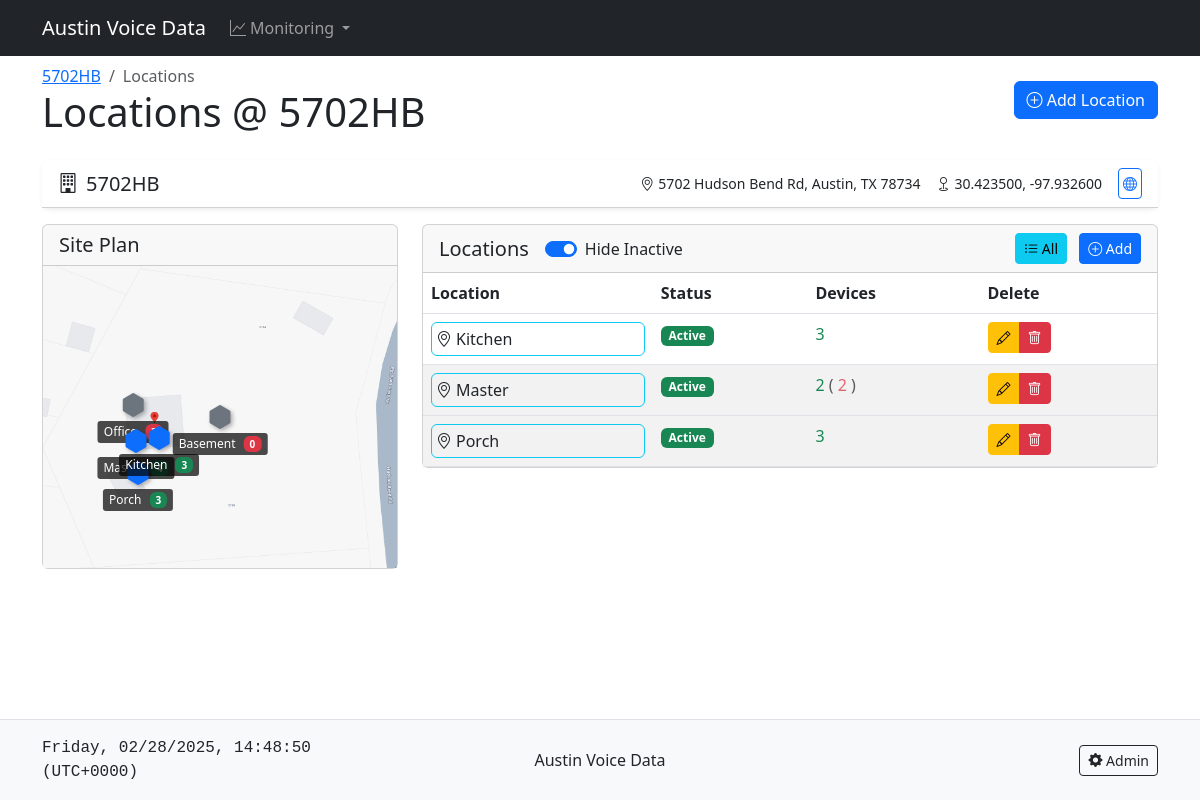
Page /5702hb/locations/ on the committed database.
### sensors/models.py (models this page shows, shortened)
class Place(models.Model):
    name = models.CharField(max_length=100)
    slug = models.SlugField(unique=True, null=True, blank=True)
    address = models.TextField()
    latitude = models.DecimalField(max_digits=9, decimal_places=6)
    longitude = models.DecimalField(max_digits=9, decimal_places=6)
    is_active = models.BooleanField(default=True)
    site_plan = models.ImageField(
        upload_to='site_plans/',
        null=True,
        blank=True,
        validators=[
            FileExtensionValidator(['jpg', 'jpeg', 'png']),
            validate_image_size
        ],
        help_text="Upload a site plan image (JPG/PNG, minimum 1024x768, max 5MB)"
    )
    site_plan_scale = models.FloatField(default=1.0)
    site_plan_x = models.FloatField(default=0)
    site_plan_y = models.FloatField(default=0)
    created_at = models.DateTimeField(auto_now_add=True)
    updated_at = models.DateTimeField(auto_now=True)
    class Meta:
        verbose_name_plural = '1. Places'

class Location(models.Model):
    name = models.CharField(max_length=100)
    place = models.ForeignKey(Place, on_delete=models.CASCADE, related_name='locations')
    x_coord = models.DecimalField(max_digits=5, decimal_places=2, null=True, blank=True)
    y_coord = models.DecimalField(max_digits=5, decimal_places=2, null=True, blank=True)
    is_active = models.BooleanField(
        default=True,
        help_text="Inactive locations will be hidden by default"
    )
    created_at = models.DateTimeField(auto_now_add=True)
    updated_at = models.DateTimeField(auto_now=True)
    class Meta:
        verbose_name_plural = '2. Locations'

### sensors/views.py (the view, shortened to what this page needs)
# urls.py: path('<slug:place_slug>/locations/', views.LocationListView.as_view(), name='place_locations'),
class LocationListView(ListView):
    model = Location
    context_object_name = 'locations'
    template_name = 'sensors/location_list.html'
    def get_queryset(self) -> QuerySet:
        queryset = super().get_queryset()
        place_slug = self.kwargs.get('place_slug')
        if place_slug:
            queryset = queryset.filter(place__slug=place_slug)
        return queryset.annotate(
            active_devices_count=Count('devices', filter=Q(devices__is_active=True)),
            inactive_devices_count=Count('devices', filter=Q(devices__is_active=False))
        ).order_by('name')
    def get_context_data(self, **kwargs):
        context = super().get_context_data(**kwargs)
        place_slug = self.kwargs.get('place_slug')
        if place_slug:
            place = get_object_or_404(Place, slug=place_slug)
            context['place'] = place
        ic(context)
        return context

### sensors/templates/sensors/location_list.html (shortened to what this page needs)
{% extends "sensors/base.html" %}
{% block content %}
<div class="row">
    <div class="col-md-12 mb-4">
        <div class="d-flex justify-content-between align-items-center">
            <div>
                <nav aria-label="breadcrumb">
                    <ol class="breadcrumb mb-0">
                        <li class="breadcrumb-item">
                            <a href="{% url 'sensors:place_detail' place.slug %}">{{ place.name }}</a>
                        </li>
                        <li class="breadcrumb-item active">Locations</li>
                    </ol>
                </nav>
                <h1 class="mb-0">Locations @ {{ place.name }}</h1>
            </div>
            <div class="btn-group">
                <a href="{% url 'sensors:location_create' place_slug=place.slug %}" class="btn btn-primary">
                    <i class="bi bi-plus-circle"></i> Add Location
                </a>
            </div>
        </div>
    </div>
    <div class="col-12">
        {% include "sensors/includes/place_title_card.html" with place=place %}
    </div>
    <div class="col-md-4">
        <div class="card mb-4">
            <div class="card-header d-flex justify-content-between align-items-center">
                <h5 class="card-title mb-0">
                    {% if place.site_plan %}Site Plan{% else %}Location Map{% endif %}
                </h5>
            </div>
            <div class="card-body p-0">
                <div id="siteMapContainer" class="position-relative">
                    {% if place.site_plan %}
                        <img src="{{ place.site_plan.url }}" alt="Site plan" class="img-fluid w-100">
                        {% for location in place.locations.all %}
                        <div class="location-marker position-absolute"
                             data-location-id="{{ location.pk }}"
                             data-active="{{ location.is_active|lower }}"
                             data-x="{{ location.x_coord|default:50 }}"
                             data-y="{{ location.y_coord|default:50 }}"
                             style="left: {{ location.x_coord|default:50 }}%; top: {{ location.y_coord|default:50 }}%;">
                            <i class="bi bi-hexagon-fill {% if location.is_active %}text-primary{% else %}text-secondary{% endif %} fs-4"></i>
                            <div class="location-label">
                                {{ location.name }}
                                <span class="badge {% if location.is_active %}bg-success{% else %}bg-danger{% endif %} ms-1">
                                    {{ location.devices.count }}
                                </span>
                            </div>
                        </div>
                        {% endfor %}
                    {% else %}
                        {{ map_html|safe }}
                    {% endif %}
                </div>
            </div>
        </div>
    </div>
    <div class="col-md-8">
        {% include "sensors/includes/locations_card.html" with locations=locations.all place=place %}
    </div>
</div>
{% endblock %}

### sensors/templates/sensors/base.html (shortened to what this page needs)
<!DOCTYPE html>
<html lang="en">
<head>
    <link href="https://cdn.jsdelivr.net/npm/bootstrap@5.3.0/dist/css/bootstrap.min.css" rel="stylesheet">
    <link rel="stylesheet" href="https://cdn.jsdelivr.net/npm/bootstrap-icons@1.11.0/font/bootstrap-icons.css">
</head>
<body>
    <nav class="navbar navbar-expand-lg navbar-dark bg-dark">
        <div class="container">
            <a class="navbar-brand" href="{% url 'sensors:place_list' %}">Austin Voice Data</a>
            <div class="collapse navbar-collapse" id="navbarNav">
                <ul class="navbar-nav">
                    <li class="nav-item dropdown">
                        <a class="nav-link dropdown-toggle" href="#" role="button" data-bs-toggle="dropdown">
                            <i class="bi bi-graph-up"></i> Monitoring
                        </a>
                    </li>
                </ul>
            </div>
        </div>
    </nav>
    <div class="container my-2">
        {% block content %}{% endblock %}
    </div>
    <footer class="footer mt-auto py-3 bg-light border-top">
        <div class="container">
            <div class="row align-items-center">
                <div class="col-md-4 font-monospace">
                    <span class="text-dark" id="localTime" role="button"
                          data-bs-toggle="tooltip" title="Click to copy timestamp"
                          style="cursor: pointer">
                    </span>
                </div>
                <div class="col-md-4 text-center">
                    <span class="text-dark">
                        Austin Voice Data
                    </span>
                </div>
                <div class="col-md-4 text-end">
                    <a href="{% url 'admin:index' %}" class="btn btn-outline-dark btn-sm">
                        <i class="bi bi-gear-fill"></i> Admin
                    </a>
                </div>
            </div>
        </div>
    </footer>
</body>
</html>

### sensors/templates/sensors/includes/place_title_card.html (shortened to what this page needs)
{% load widget_tweaks %}
<div class="card rounded-3 shadow-sm border-0 mb-3">
    <div class="card-header bg-white py-2">
        <div class="d-flex justify-content-between align-items-center">
            <h5 class="card-title mb-0">
                <i class="bi bi-building me-2"></i>{{ place.name }}
            </h5>
            <div class="d-flex align-items-center gap-3 small">
                <span>
                    <i class="bi bi-geo-alt me-1"></i>{{ place.address }}
                </span>
                <span>
                    <i class="bi bi-geo me-1"></i>{{ place.latitude }}, {{ place.longitude }}
                </span>
                <a href="https://www.google.com/maps?q={{ place.latitude }},{{ place.longitude }}"
                   onclick="window.open(this.href, 'googleMaps', 'width=800,height=600'); return false;"
                   class="btn btn-outline-primary btn-sm p-1"
                   title="Open in Google Maps">
                    <i class="bi bi-globe"></i>
                </a>
            </div>
        </div>
    </div>
</div>

### sensors/templates/sensors/includes/locations_card.html (shortened to what this page needs)
<div class="card">
    <div class="card-header d-flex justify-content-between align-items-center">
        <div class="d-flex align-items-center gap-3">
            <h5 class="card-title mb-0">Locations</h5>
            <div class="form-check form-switch mb-0">
                <input class="form-check-input" type="checkbox" id="hideInactiveSwitch" checked>
                <label class="form-check-label" for="hideInactiveSwitch">
                    Hide Inactive
                </label>
            </div>
        </div>
        <div>
            <a href="{% url 'sensors:place_locations' place_slug=place.slug %}" class="btn btn-info btn-sm me-2">
                <i class="bi bi-list-ul"></i> All
            </a>
            <a href="{% url 'sensors:location_create' place_slug=place.slug %}" class="btn btn-primary btn-sm">
                <i class="bi bi-plus-circle"></i> Add
            </a>
        </div>
    </div>
    <div class="card-body p-0">
        <div class="table-responsive">
            <table class="table table-striped table-hover mb-0">
                <thead>
                    <tr>
                        <th>Location</th>
                        <th>Status</th>
                        <th>Devices</th>
                        <th>Delete</th>
                    </tr>
                </thead>
                <tbody>
                    {% for location in locations %}
                    <tr data-active="{{ location.is_active|lower }}">
                        <td>
                            <a href="{% url 'sensors:location_detail' place_slug=place.slug pk=location.pk %}"
                               class="btn btn-outline-info text-dark m-0 p-1 small d-flex align-items-center">
                                <i class="bi bi-geo-alt me-1"></i>
                                <span class="d-inline-block text-truncate" style="max-width: 150px;">{{ location.name }}</span>
                            </a>
                        </td>
                        <td>
                            {% if location.is_active %}
                                <span class="badge bg-success">Active</span>
                            {% else %}
                                <span class="badge bg-danger">Inactive</span>
                            {% endif %}
                        </td>
                        <td>
                            <span class="text-success">{{ location.active_devices_count }}</span>
                            {% if location.inactive_devices_count %}
                            <span class="text-body-secondary">(</span>
                            <span class="text-danger text-opacity-75">{{ location.inactive_devices_count }}</span>
                            <span class="text-body-secondary">)</span>
                            {% endif %}
                        </td>
                        <td>
                            <div class="btn-group btn-group-sm">
                                <a href="{% url 'sensors:location_update' place_slug=place.slug pk=location.pk %}"
                                   class="btn btn-warning">
                                    <i class="bi bi-pencil"></i>
                                </a>
                                <a href="{% url 'sensors:location_delete' place_slug=place.slug pk=location.pk %}"
                                   class="btn btn-danger">
                                    <i class="bi bi-trash"></i>
                                </a>
                            </div>
                        </td>
                    </tr>
                    {% empty %}
                    <tr>
                        <td colspan="4" class="text-center p-3">No locations found.</td>
                    </tr>
                    {% endfor %}
                </tbody>
            </table>
        </div>
    </div>
</div>

### sensors/templates/sensors/base.html (style rules this page uses)
html, body { height: 100%; }
body { display: flex; flex-direction: column; min-height: 100vh; }
.container { flex: 1 0 auto; }
.footer { flex-shrink: 0; }

### sensors/templates/sensors/location_list.html (style rules this page uses)
.location-marker { cursor: move; transform: translate(-50%, -50%); z-index: 100; position: relative; }
.location-label { position: absolute; background: rgba(0,0,0,0.7); color: white; padding: 2px 6px; border-radius: 3px; font-size: 12px; white-space: nowrap; left: 50%; transform: translateX(-50%); bottom: -20px; display: flex; align-items: center; gap: 4px; }
.location-label .badge { font-size: 10px; padding: 3px 6px; }
.location-marker .bi { filter: drop-shadow(2px 2px 2px rgba(0,0,0,0.3)); }
#siteMapContainer:not(.edit-mode) .location-marker { cursor: pointer; }

### rows in the picture
Place: name "5702HB", address "5702 Hudson Bend Rd, Austin, TX 78734", latitude "30.423500", longitude "-97.932600", site_plan (picture)
Location: is_active False (drawn), name "Office", devices.count "3"
Location: is_active True (drawn), name "Master", devices.count "4", active_devices_count "2", inactive_devices_count "2"
Location: is_active True (drawn), name "Porch", devices.count "3", active_devices_count "3"
Location: is_active True (drawn), name "Kitchen", devices.count "3", active_devices_count "3"
Location: is_active False (drawn), name "Basement", devices.count "0"
